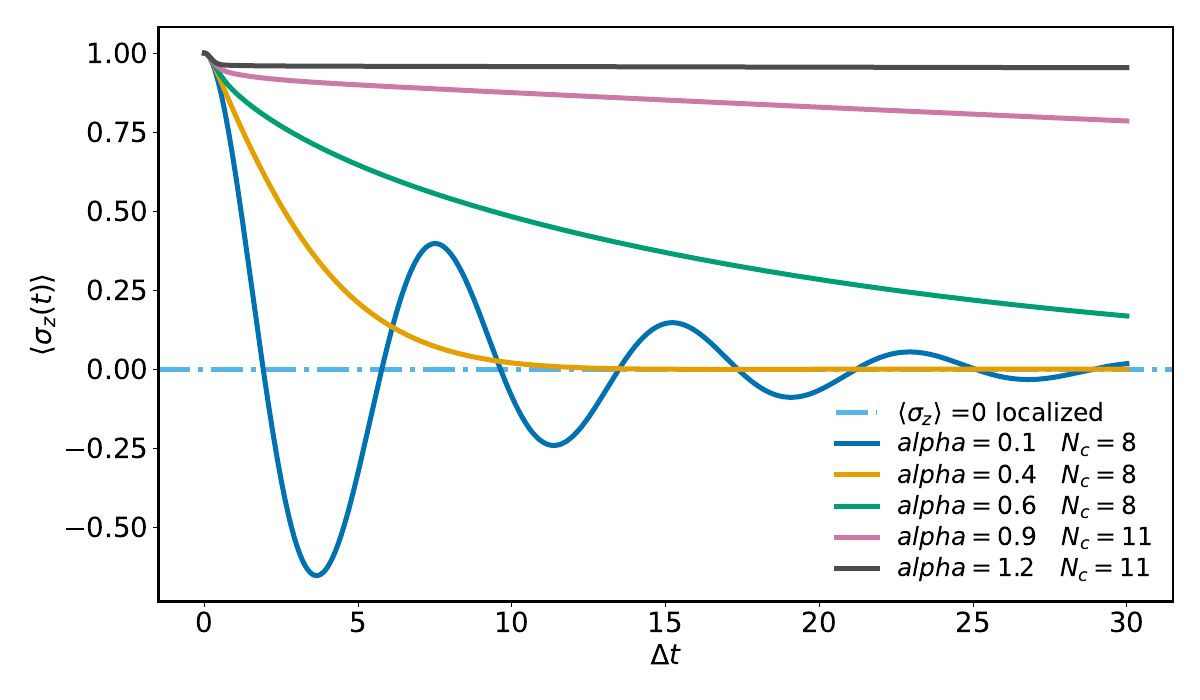

This chart was generated by the following Python code:

import numpy as np
from matplotlib import pyplot as plt
from mpl_setup import BLUE,ORANGE,GREEN,PURPLE,GRAY,SKY_BLUE,VERMILLION
from qutip import sigmax,sigmaz,expect,basis,qload,qsave,Options


from qutip.solver.heom import (
    BosonicBath,
    HEOMSolver,
    CorrelationFitter
)
colors=[BLUE,ORANGE,GREEN,PURPLE,GRAY,SKY_BLUE,VERMILLION]
eps = 0.1   #small system energy

Hsys =  0.5 * eps * sigmax() 
def plot_result_expectations(result,color,label,m_op, axes=None,factor=1):
    """ Plot the expectation values of operators as functions of time.

        Each plot in plots consists of: (solver_result, measurement_operation,
        color, label).
    """
    if axes is None:
        fig, axes = plt.subplots(1, 1, sharex=True, figsize=(8, 8))
        fig_created = True
    else:
        fig = None
        fig_created = False

    # add kw arguments to each plot if missing
    exp = np.real(expect(result.states, m_op))
    axes.plot(np.array(result.times)*factor, exp, color=color, label=label)

    if fig_created:
        axes.legend(loc=0, fontsize=12)
        axes.set_xlabel("t", fontsize=28)

    return fig


### COUPLINGS AND HIERARCHIES
alphas = [0.1,0.4,0.6,0.9,1.2]
NCs = [8,8,8,11,11]

wc = 1

t = np.linspace(0,50,1000)
T = 0
def J(w,alpha=1):
    """ The Ohmic bath spectral density as a function of w (and the bath parameters). """
    return (np.pi/2)* w * alpha * 1 / (1+(w/wc)**2)**2
Q=sigmaz()
Ttot = 300
# Times to solve for:
tlist = np.linspace(0, Ttot, 1000)
rho0 = basis(2, 0) * basis(2, 0).dag()
try: #Load precomputed models if existing
    models=[qload("transition_"+str(i)) for i in alphas]
except:
    fig, axes = plt.subplots(1, 1, sharex=True, figsize=(12, 7))
    for i in range(len(alphas)):
        bath = BosonicBath(Q, [], [], [], [], T=T)
        bath.spectral_density=lambda w: J(w,alphas[i])
        C=bath.correlation_function(t)
        fc2=CorrelationFitter(Q,0,t,C)
        bath,fitinfo=fc2.get_fit(Ni=1,Nr=3)
        print(fitinfo["summary"])
        plt.plot(t,np.real(bath.correlation_function(t)))
        plt.plot(t,np.real(bath.correlation_function_approx(t)))
        plt.show()
        plt.plot(t,np.imag(bath.correlation_function(t)))
        plt.plot(t,np.imag(bath.correlation_function_approx(t)))
        plt.show()
        options = Options(nsteps=15000, store_states=True, rtol=1e-14, atol=1e-14)
        # Number of levels of the hierarchy to retain:
        NC = NCs[i]  #this is an importance covnergence parameter
        HEOMMats = HEOMSolver(Hsys, [bath], NC, options=options)
        resultMats = HEOMMats.run(rho0, tlist)
        qsave(data=resultMats,name="transition_"+str(alphas[i]))
        models=[qload("transition_"+str(i)) for i in alphas]


fig, axes = plt.subplots(1, 1, sharex=True, figsize=(12, 7))
plt.axhline(y=0, label=r"$\langle \sigma_{z} \rangle$ =0"+ " localized ",color=colors[len(alphas)],linestyle='-.')

for k,i in enumerate(models):
    plot_result_expectations(
        i,colors[k], rf"$alpha={alphas[k]} N_c={NCs[k]}$" ,sigmaz(),axes=axes,factor=eps
    )
#plt.xlim(0,1)
#axes.locator_param
axes.legend(loc=0,fontsize=18)
axes.xaxis.set_tick_params(labelsize=20)
axes.yaxis.set_tick_params(labelsize=20)
plt.ylabel(r"$\langle \sigma_{z}(t) \rangle$",fontsize=20)
plt.xlabel(r"$\Delta t$",fontsize=20)
fig.tight_layout()
plt.savefig('./heom_transition.pdf')